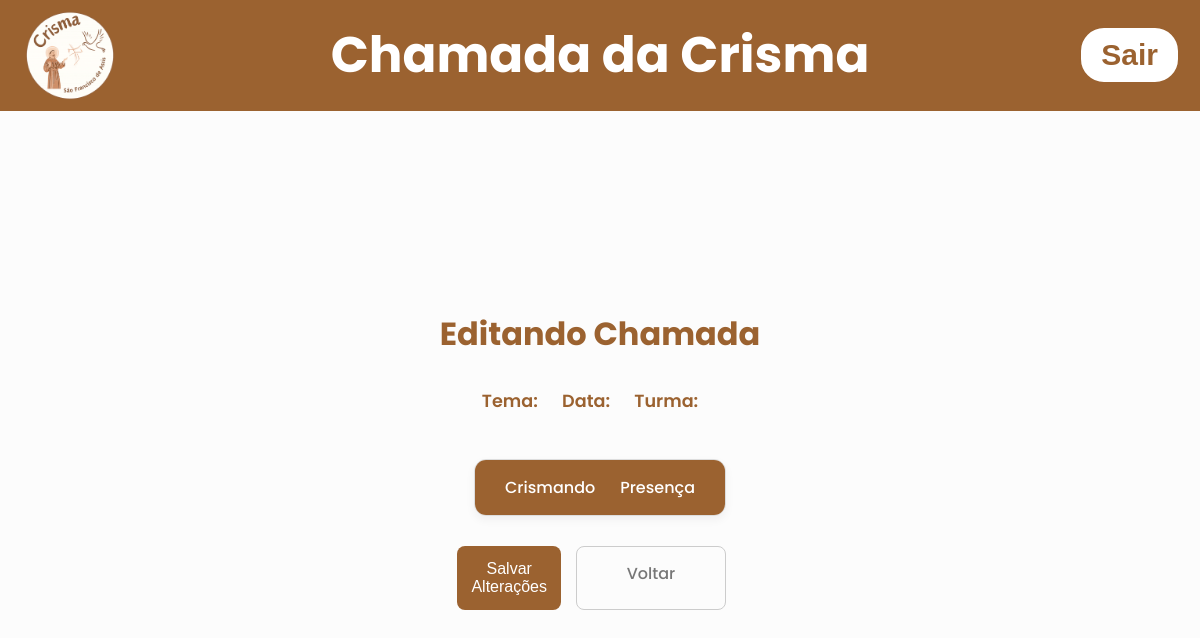
The page /editattendanceview?turma_id=3 (signed in) on the database as committed earlier.
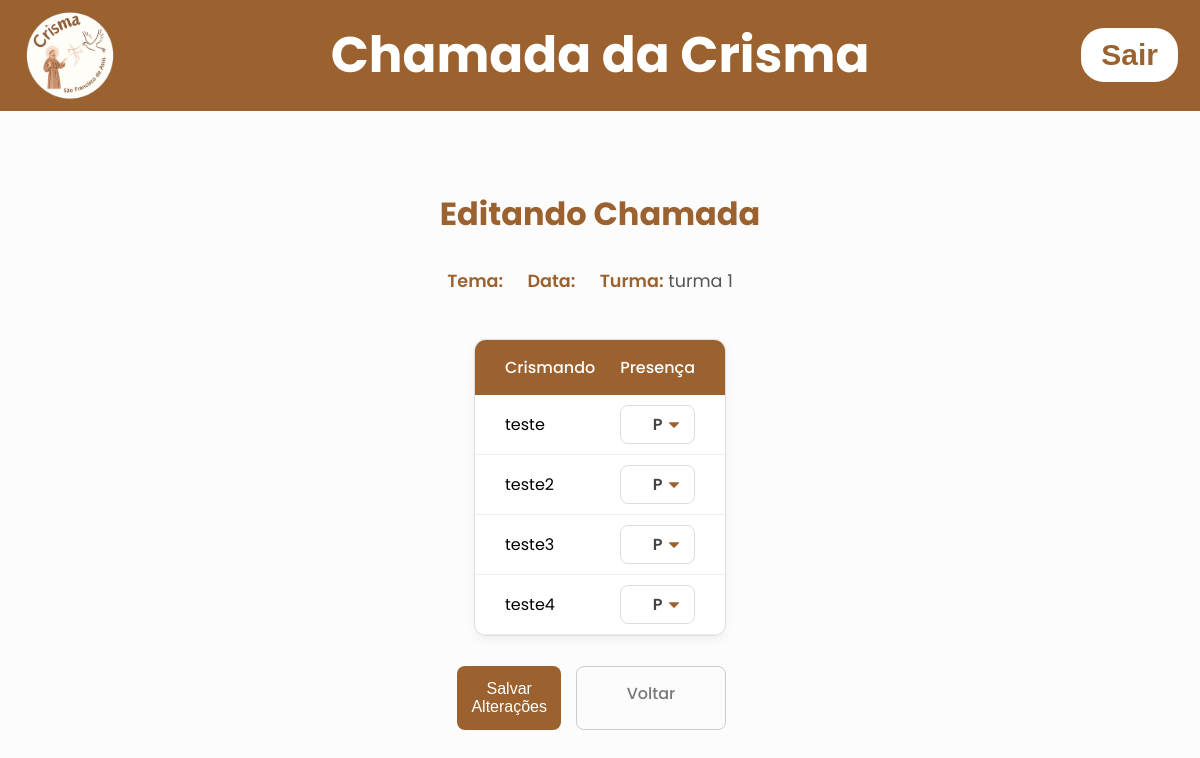
The same page on the database as committed later.
### tables this page shows
CREATE TABLE turmas (
    id INTEGER PRIMARY KEY AUTOINCREMENT,
    turma_name TEXT NOT NULL UNIQUE
);

CREATE TABLE crismandos (
    id INTEGER PRIMARY KEY AUTOINCREMENT,
    name TEXT UNIQUE NOT NULL,
    turma_id INTEGER NOT NULL,
    created_at TEXT DEFAULT CURRENT_TIMESTAMP,
    FOREIGN KEY (turma_id) REFERENCES turmas(id)
);

### app.py (the view)
@app.get('/editattendanceview')
def edit_attendance_view():
    if 'loged_user' not in session:
        return render_template('index.html')
    encontro_id = request.args.get('encontro_id')
    turma_id = request.args.get('turma_id')
    with get_conn() as conn:
        cur = conn.cursor()
        cur.execute("SELECT id, tema, meeting_date FROM meetings WHERE id = ?", (encontro_id,))
        encontro = cur.fetchone()
        cur.execute("SELECT id, turma_name FROM turmas WHERE id = ?", (turma_id,))
        turma = cur.fetchone()
        cur.execute("""
            SELECT c.id, c.name, a.status
            FROM crismandos c
            LEFT JOIN attendance a ON c.id = a.crismando_id AND a.meeting_id = ?
            WHERE c.turma_id = ?
            ORDER BY c.name
        """, (encontro_id, turma_id))
        lista_presenca = cur.fetchall()
    return render_template('edit_attendance_view.html',
                           encontro=encontro,
                           turma=turma,
                           lista_presenca=lista_presenca)

### app.py (called while the page is built)
def get_conn():
    conn = sqlite3.connect("data/dataBase.db")
    conn.row_factory = sqlite3.Row
    return conn

### templates/edit_attendance_view.html (shortened to what this page needs)
<!DOCTYPE html>
<html lang="pt-br">
<head>
    <link rel="stylesheet" href="{{url_for('static', filename='css/stylehomepage.css')}}">
    <link rel="stylesheet" href="{{url_for('static', filename='css/styleedit_attendance_view.css')}}">
</head>
<body>
    <header>
        <div class="header-left">
            <img src="{{url_for('static', filename='images/logocrismamaior.png')}}" alt="Logo da crisma" class="logo">
            <h1 class="title-center" onclick="window.location.href='/homepage'">Chamada da Crisma</h1>
        </div>
        <form action="{{url_for('logout_user')}}" method="post">
            <button class="button-logout">Sair</button>
        </form>
    </header>
    <div class="container-principal">
        <h1>Editando Chamada</h1>
        <div class="info-chamada">
            <p><strong>Tema:</strong> {{ encontro.tema }}</p>
            <p><strong>Data:</strong> {{ encontro.meeting_date }}</p>
            <p><strong>Turma:</strong> {{ turma.turma_name }}</p>
        </div>
        <form action="{{ url_for('save_attendance') }}" method="post">
            <div class="table-container">
                <table>
                    <thead>
                        <tr>
                            <th>Crismando</th>
                            <th>Presença</th>
                        </tr>
                    </thead>
                    <tbody>
                        {% for item in lista_presenca %}
                        <tr>
                            <td>{{ item.name }}</td>
                            <td>
                                <select name="status_{{ item.id }}">
                                    <option value="0" {% if item.status == 0 %}selected{% endif %}>P</option>
                                </select>
                            </td>
                        </tr>
                        {% endfor %}
                    </tbody>
                </table>
            </div>
            <div class="actions">
                <button type="submit" class="btn-confirm">Salvar Alterações</button>
                <a href="{{ url_for('edit_attendance') }}" class="btn-cancel">Voltar</a>
            </div>
        </form>
    </div>
</body>
</html>

Rows that differ between the two databases and show on the page:
added turmas: turma_name "turma 1"
added crismandos: name "teste", id "P"
added crismandos: name "teste2", id "P"
added crismandos: name "teste3", id "P"
added crismandos: name "teste4", id "P"
